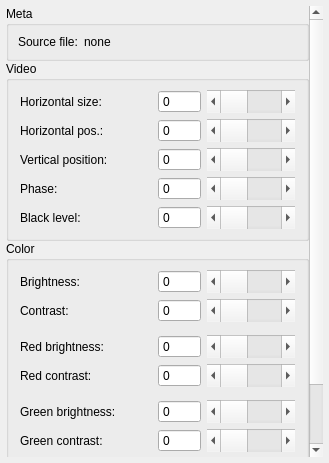
<?xml version="1.0" encoding="UTF-8"?>
<ui version="4.0">
 <class>VideoAndColorDialog</class>
 <widget class="QDialog" name="VideoAndColorDialog">
  <property name="geometry">
   <rect>
    <x>0</x>
    <y>0</y>
    <width>329</width>
    <height>463</height>
   </rect>
  </property>
  <property name="windowTitle">
   <string>Dialog</string>
  </property>
  <layout class="QVBoxLayout" name="verticalLayout_2">
   <property name="spacing">
    <number>6</number>
   </property>
   <property name="leftMargin">
    <number>6</number>
   </property>
   <property name="topMargin">
    <number>6</number>
   </property>
   <property name="rightMargin">
    <number>6</number>
   </property>
   <property name="bottomMargin">
    <number>6</number>
   </property>
   <item>
    <widget class="QScrollArea" name="scrollArea">
     <property name="frameShape">
      <enum>QFrame::NoFrame</enum>
     </property>
     <property name="widgetResizable">
      <bool>true</bool>
     </property>
     <widget class="QWidget" name="scrollAreaWidgetContents">
      <property name="geometry">
       <rect>
        <x>0</x>
        <y>0</y>
        <width>301</width>
        <height>557</height>
       </rect>
      </property>
      <layout class="QVBoxLayout" name="verticalLayout">
       <property name="spacing">
        <number>0</number>
       </property>
       <property name="leftMargin">
        <number>0</number>
       </property>
       <property name="topMargin">
        <number>0</number>
       </property>
       <property name="rightMargin">
        <number>0</number>
       </property>
       <property name="bottomMargin">
        <number>0</number>
       </property>
       <item>
        <widget class="QGroupBox" name="groupBox_meta">
         <property name="title">
          <string>Meta</string>
         </property>
         <layout class="QVBoxLayout" name="verticalLayout_3">
          <property name="spacing">
           <number>6</number>
          </property>
          <property name="leftMargin">
           <number>9</number>
          </property>
          <property name="rightMargin">
           <number>9</number>
          </property>
          <item>
           <layout class="QHBoxLayout" name="horizontalLayout" stretch="0,1">
            <item>
             <widget class="QLabel" name="label_15">
              <property name="sizePolicy">
               <sizepolicy hsizetype="Maximum" vsizetype="Preferred">
                <horstretch>0</horstretch>
                <verstretch>0</verstretch>
               </sizepolicy>
              </property>
              <property name="text">
               <string>Source file:</string>
              </property>
             </widget>
            </item>
            <item>
             <widget class="QLabel" name="label_settingsFilename">
              <property name="text">
               <string>none</string>
              </property>
             </widget>
            </item>
           </layout>
          </item>
         </layout>
        </widget>
       </item>
       <item>
        <widget class="QGroupBox" name="groupBox_videoAdjust">
         <property name="title">
          <string>Video</string>
         </property>
         <layout class="QGridLayout" name="gridLayout" columnstretch="3,1,2" columnminimumwidth="0,0,0">
          <property name="leftMargin">
           <number>11</number>
          </property>
          <property name="rightMargin">
           <number>11</number>
          </property>
          <item row="3" column="1">
           <widget class="QSpinBox" name="spinBox_videoVerPos">
            <property name="sizePolicy">
             <sizepolicy hsizetype="Preferred" vsizetype="Preferred">
              <horstretch>0</horstretch>
              <verstretch>0</verstretch>
             </sizepolicy>
            </property>
            <property name="buttonSymbols">
             <enum>QAbstractSpinBox::NoButtons</enum>
            </property>
           </widget>
          </item>
          <item row="1" column="2">
           <widget class="QScrollBar" name="horizontalScrollBar_videoHorPos">
            <property name="sizePolicy">
             <sizepolicy hsizetype="Expanding" vsizetype="Preferred">
              <horstretch>0</horstretch>
              <verstretch>0</verstretch>
             </sizepolicy>
            </property>
            <property name="orientation">
             <enum>Qt::Horizontal</enum>
            </property>
           </widget>
          </item>
          <item row="4" column="2">
           <widget class="QScrollBar" name="horizontalScrollBar_videoPhase">
            <property name="sizePolicy">
             <sizepolicy hsizetype="Expanding" vsizetype="Preferred">
              <horstretch>0</horstretch>
              <verstretch>0</verstretch>
             </sizepolicy>
            </property>
            <property name="orientation">
             <enum>Qt::Horizontal</enum>
            </property>
           </widget>
          </item>
          <item row="4" column="1">
           <widget class="QSpinBox" name="spinBox_videoPhase">
            <property name="sizePolicy">
             <sizepolicy hsizetype="Preferred" vsizetype="Preferred">
              <horstretch>0</horstretch>
              <verstretch>0</verstretch>
             </sizepolicy>
            </property>
            <property name="buttonSymbols">
             <enum>QAbstractSpinBox::NoButtons</enum>
            </property>
           </widget>
          </item>
          <item row="5" column="2">
           <widget class="QScrollBar" name="horizontalScrollBar_videoBlackLevel">
            <property name="sizePolicy">
             <sizepolicy hsizetype="Expanding" vsizetype="Preferred">
              <horstretch>0</horstretch>
              <verstretch>0</verstretch>
             </sizepolicy>
            </property>
            <property name="orientation">
             <enum>Qt::Horizontal</enum>
            </property>
           </widget>
          </item>
          <item row="4" column="0">
           <widget class="QLabel" name="label_4">
            <property name="text">
             <string>Phase:</string>
            </property>
           </widget>
          </item>
          <item row="0" column="2">
           <widget class="QScrollBar" name="horizontalScrollBar_videoHorSize">
            <property name="sizePolicy">
             <sizepolicy hsizetype="Expanding" vsizetype="Preferred">
              <horstretch>0</horstretch>
              <verstretch>0</verstretch>
             </sizepolicy>
            </property>
            <property name="orientation">
             <enum>Qt::Horizontal</enum>
            </property>
            <property name="invertedControls">
             <bool>false</bool>
            </property>
           </widget>
          </item>
          <item row="1" column="0">
           <widget class="QLabel" name="label">
            <property name="text">
             <string>Horizontal pos.:</string>
            </property>
           </widget>
          </item>
          <item row="0" column="0">
           <widget class="QLabel" name="label_2">
            <property name="text">
             <string>Horizontal size:</string>
            </property>
           </widget>
          </item>
          <item row="3" column="0">
           <widget class="QLabel" name="label_3">
            <property name="text">
             <string>Vertical position:</string>
            </property>
           </widget>
          </item>
          <item row="1" column="1">
           <widget class="QSpinBox" name="spinBox_videoHorPos">
            <property name="sizePolicy">
             <sizepolicy hsizetype="Preferred" vsizetype="Preferred">
              <horstretch>0</horstretch>
              <verstretch>0</verstretch>
             </sizepolicy>
            </property>
            <property name="buttonSymbols">
             <enum>QAbstractSpinBox::NoButtons</enum>
            </property>
           </widget>
          </item>
          <item row="5" column="0">
           <widget class="QLabel" name="label_5">
            <property name="text">
             <string>Black level:</string>
            </property>
           </widget>
          </item>
          <item row="3" column="2">
           <widget class="QScrollBar" name="horizontalScrollBar_videoVerPos">
            <property name="sizePolicy">
             <sizepolicy hsizetype="Expanding" vsizetype="Preferred">
              <horstretch>0</horstretch>
              <verstretch>0</verstretch>
             </sizepolicy>
            </property>
            <property name="orientation">
             <enum>Qt::Horizontal</enum>
            </property>
           </widget>
          </item>
          <item row="0" column="1">
           <widget class="QSpinBox" name="spinBox_videoHorSize">
            <property name="sizePolicy">
             <sizepolicy hsizetype="Preferred" vsizetype="Preferred">
              <horstretch>0</horstretch>
              <verstretch>0</verstretch>
             </sizepolicy>
            </property>
            <property name="buttonSymbols">
             <enum>QAbstractSpinBox::NoButtons</enum>
            </property>
           </widget>
          </item>
          <item row="5" column="1">
           <widget class="QSpinBox" name="spinBox_videoBlackLevel">
            <property name="sizePolicy">
             <sizepolicy hsizetype="Preferred" vsizetype="Preferred">
              <horstretch>0</horstretch>
              <verstretch>0</verstretch>
             </sizepolicy>
            </property>
            <property name="buttonSymbols">
             <enum>QAbstractSpinBox::NoButtons</enum>
            </property>
           </widget>
          </item>
         </layout>
        </widget>
       </item>
       <item>
        <widget class="QGroupBox" name="groupBox_colorAdjust">
         <property name="title">
          <string>Color</string>
         </property>
         <layout class="QGridLayout" name="gridLayout_2" columnstretch="3,1,2">
          <property name="leftMargin">
           <number>11</number>
          </property>
          <property name="rightMargin">
           <number>11</number>
          </property>
          <item row="8" column="0">
           <spacer name="verticalSpacer_5">
            <property name="orientation">
             <enum>Qt::Vertical</enum>
            </property>
            <property name="sizeType">
             <enum>QSizePolicy::Fixed</enum>
            </property>
            <property name="sizeHint" stdset="0">
             <size>
              <width>20</width>
              <height>7</height>
             </size>
            </property>
           </spacer>
          </item>
          <item row="2" column="0">
           <spacer name="verticalSpacer_3">
            <property name="orientation">
             <enum>Qt::Vertical</enum>
            </property>
            <property name="sizeType">
             <enum>QSizePolicy::Fixed</enum>
            </property>
            <property name="sizeHint" stdset="0">
             <size>
              <width>20</width>
              <height>7</height>
             </size>
            </property>
           </spacer>
          </item>
          <item row="9" column="0">
           <widget class="QLabel" name="label_10">
            <property name="text">
             <string>Blue brightness:</string>
            </property>
            <property name="indent">
             <number>-1</number>
            </property>
           </widget>
          </item>
          <item row="0" column="1">
           <widget class="QSpinBox" name="spinBox_colorBright">
            <property name="sizePolicy">
             <sizepolicy hsizetype="Preferred" vsizetype="Preferred">
              <horstretch>0</horstretch>
              <verstretch>0</verstretch>
             </sizepolicy>
            </property>
            <property name="buttonSymbols">
             <enum>QAbstractSpinBox::NoButtons</enum>
            </property>
           </widget>
          </item>
          <item row="1" column="1">
           <widget class="QSpinBox" name="spinBox_colorContr">
            <property name="sizePolicy">
             <sizepolicy hsizetype="Preferred" vsizetype="Preferred">
              <horstretch>0</horstretch>
              <verstretch>0</verstretch>
             </sizepolicy>
            </property>
            <property name="buttonSymbols">
             <enum>QAbstractSpinBox::NoButtons</enum>
            </property>
           </widget>
          </item>
          <item row="9" column="1">
           <widget class="QSpinBox" name="spinBox_colorBrightBlue">
            <property name="sizePolicy">
             <sizepolicy hsizetype="Preferred" vsizetype="Preferred">
              <horstretch>0</horstretch>
              <verstretch>0</verstretch>
             </sizepolicy>
            </property>
            <property name="buttonSymbols">
             <enum>QAbstractSpinBox::NoButtons</enum>
            </property>
           </widget>
          </item>
          <item row="7" column="1">
           <widget class="QSpinBox" name="spinBox_colorContrGreen">
            <property name="sizePolicy">
             <sizepolicy hsizetype="Preferred" vsizetype="Preferred">
              <horstretch>0</horstretch>
              <verstretch>0</verstretch>
             </sizepolicy>
            </property>
            <property name="buttonSymbols">
             <enum>QAbstractSpinBox::NoButtons</enum>
            </property>
           </widget>
          </item>
          <item row="4" column="0">
           <widget class="QLabel" name="label_11">
            <property name="text">
             <string>Red contrast:</string>
            </property>
            <property name="indent">
             <number>-1</number>
            </property>
           </widget>
          </item>
          <item row="7" column="2">
           <widget class="QScrollBar" name="horizontalScrollBar_colorContrGreen">
            <property name="sizePolicy">
             <sizepolicy hsizetype="Expanding" vsizetype="Preferred">
              <horstretch>0</horstretch>
              <verstretch>0</verstretch>
             </sizepolicy>
            </property>
            <property name="orientation">
             <enum>Qt::Horizontal</enum>
            </property>
           </widget>
          </item>
          <item row="5" column="0">
           <spacer name="verticalSpacer_4">
            <property name="orientation">
             <enum>Qt::Vertical</enum>
            </property>
            <property name="sizeType">
             <enum>QSizePolicy::Fixed</enum>
            </property>
            <property name="sizeHint" stdset="0">
             <size>
              <width>20</width>
              <height>7</height>
             </size>
            </property>
           </spacer>
          </item>
          <item row="10" column="0">
           <widget class="QLabel" name="label_13">
            <property name="text">
             <string>Blue contrast:</string>
            </property>
            <property name="indent">
             <number>-1</number>
            </property>
           </widget>
          </item>
          <item row="4" column="2">
           <widget class="QScrollBar" name="horizontalScrollBar_colorContrRed">
            <property name="sizePolicy">
             <sizepolicy hsizetype="Expanding" vsizetype="Preferred">
              <horstretch>0</horstretch>
              <verstretch>0</verstretch>
             </sizepolicy>
            </property>
            <property name="orientation">
             <enum>Qt::Horizontal</enum>
            </property>
           </widget>
          </item>
          <item row="9" column="2">
           <widget class="QScrollBar" name="horizontalScrollBar_colorBrightBlue">
            <property name="sizePolicy">
             <sizepolicy hsizetype="Expanding" vsizetype="Preferred">
              <horstretch>0</horstretch>
              <verstretch>0</verstretch>
             </sizepolicy>
            </property>
            <property name="orientation">
             <enum>Qt::Horizontal</enum>
            </property>
           </widget>
          </item>
          <item row="6" column="2">
           <widget class="QScrollBar" name="horizontalScrollBar_colorBrightGreen">
            <property name="sizePolicy">
             <sizepolicy hsizetype="Expanding" vsizetype="Preferred">
              <horstretch>0</horstretch>
              <verstretch>0</verstretch>
             </sizepolicy>
            </property>
            <property name="orientation">
             <enum>Qt::Horizontal</enum>
            </property>
           </widget>
          </item>
          <item row="0" column="0">
           <widget class="QLabel" name="label_6">
            <property name="text">
             <string>Brightness:</string>
            </property>
            <property name="indent">
             <number>-1</number>
            </property>
           </widget>
          </item>
          <item row="6" column="1">
           <widget class="QSpinBox" name="spinBox_colorBrightGreen">
            <property name="sizePolicy">
             <sizepolicy hsizetype="Preferred" vsizetype="Preferred">
              <horstretch>0</horstretch>
              <verstretch>0</verstretch>
             </sizepolicy>
            </property>
            <property name="buttonSymbols">
             <enum>QAbstractSpinBox::NoButtons</enum>
            </property>
           </widget>
          </item>
          <item row="10" column="2">
           <widget class="QScrollBar" name="horizontalScrollBar_colorContrBlue">
            <property name="sizePolicy">
             <sizepolicy hsizetype="Expanding" vsizetype="Preferred">
              <horstretch>0</horstretch>
              <verstretch>0</verstretch>
             </sizepolicy>
            </property>
            <property name="orientation">
             <enum>Qt::Horizontal</enum>
            </property>
           </widget>
          </item>
          <item row="3" column="0">
           <widget class="QLabel" name="label_8">
            <property name="text">
             <string>Red brightness:</string>
            </property>
            <property name="indent">
             <number>-1</number>
            </property>
           </widget>
          </item>
          <item row="3" column="1">
           <widget class="QSpinBox" name="spinBox_colorBrightRed">
            <property name="sizePolicy">
             <sizepolicy hsizetype="Preferred" vsizetype="Preferred">
              <horstretch>0</horstretch>
              <verstretch>0</verstretch>
             </sizepolicy>
            </property>
            <property name="buttonSymbols">
             <enum>QAbstractSpinBox::NoButtons</enum>
            </property>
           </widget>
          </item>
          <item row="7" column="0">
           <widget class="QLabel" name="label_12">
            <property name="text">
             <string>Green contrast:</string>
            </property>
            <property name="indent">
             <number>-1</number>
            </property>
           </widget>
          </item>
          <item row="1" column="2">
           <widget class="QScrollBar" name="horizontalScrollBar_colorContr">
            <property name="sizePolicy">
             <sizepolicy hsizetype="Expanding" vsizetype="Preferred">
              <horstretch>0</horstretch>
              <verstretch>0</verstretch>
             </sizepolicy>
            </property>
            <property name="orientation">
             <enum>Qt::Horizontal</enum>
            </property>
           </widget>
          </item>
          <item row="6" column="0">
           <widget class="QLabel" name="label_9">
            <property name="text">
             <string>Green brightness:</string>
            </property>
            <property name="indent">
             <number>-1</number>
            </property>
           </widget>
          </item>
          <item row="0" column="2">
           <widget class="QScrollBar" name="horizontalScrollBar_colorBright">
            <property name="sizePolicy">
             <sizepolicy hsizetype="Expanding" vsizetype="Preferred">
              <horstretch>0</horstretch>
              <verstretch>0</verstretch>
             </sizepolicy>
            </property>
            <property name="orientation">
             <enum>Qt::Horizontal</enum>
            </property>
           </widget>
          </item>
          <item row="1" column="0">
           <widget class="QLabel" name="label_7">
            <property name="text">
             <string>Contrast:</string>
            </property>
            <property name="indent">
             <number>-1</number>
            </property>
           </widget>
          </item>
          <item row="10" column="1">
           <widget class="QSpinBox" name="spinBox_colorContrBlue">
            <property name="sizePolicy">
             <sizepolicy hsizetype="Preferred" vsizetype="Preferred">
              <horstretch>0</horstretch>
              <verstretch>0</verstretch>
             </sizepolicy>
            </property>
            <property name="buttonSymbols">
             <enum>QAbstractSpinBox::NoButtons</enum>
            </property>
           </widget>
          </item>
          <item row="3" column="2">
           <widget class="QScrollBar" name="horizontalScrollBar_colorBrightRed">
            <property name="sizePolicy">
             <sizepolicy hsizetype="Expanding" vsizetype="Preferred">
              <horstretch>0</horstretch>
              <verstretch>0</verstretch>
             </sizepolicy>
            </property>
            <property name="orientation">
             <enum>Qt::Horizontal</enum>
            </property>
           </widget>
          </item>
          <item row="4" column="1">
           <widget class="QSpinBox" name="spinBox_colorContrRed">
            <property name="sizePolicy">
             <sizepolicy hsizetype="Preferred" vsizetype="Preferred">
              <horstretch>0</horstretch>
              <verstretch>0</verstretch>
             </sizepolicy>
            </property>
            <property name="buttonSymbols">
             <enum>QAbstractSpinBox::NoButtons</enum>
            </property>
           </widget>
          </item>
         </layout>
        </widget>
       </item>
       <item>
        <spacer name="verticalSpacer">
         <property name="orientation">
          <enum>Qt::Vertical</enum>
         </property>
         <property name="sizeHint" stdset="0">
          <size>
           <width>20</width>
           <height>40</height>
          </size>
         </property>
        </spacer>
       </item>
      </layout>
     </widget>
    </widget>
   </item>
  </layout>
 </widget>
 <resources/>
 <connections/>
</ui>
